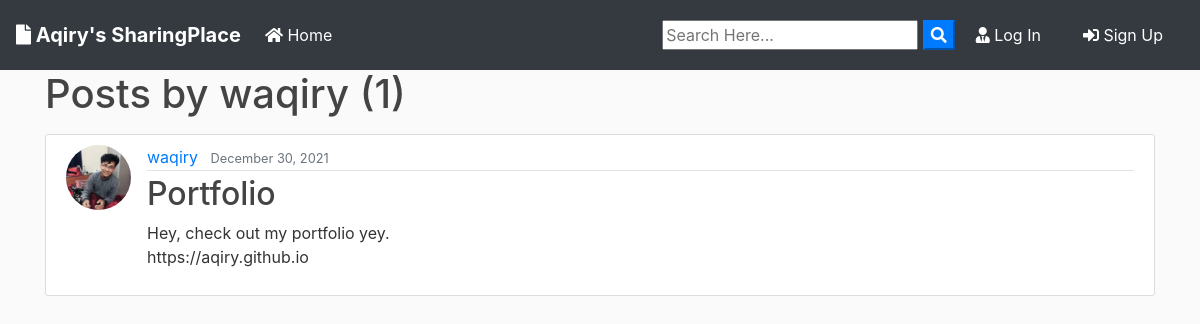
Page /user/waqiry on the committed database.
### blog/models.py (models this page shows, shortened)
class Post(models.Model):
	title = models.CharField(max_length=100)
	file = models.FileField(null=True,blank=True,upload_to='Files')
	content = models.TextField()
	date_posted = models.DateTimeField(default=timezone.now)
	author = models.ForeignKey(User, on_delete=models.CASCADE)

### users/models.py (models this page shows, shortened)
class Profile(models.Model):
    user = models.OneToOneField(User, on_delete=models.CASCADE)
    image = models.ImageField(default='default.jpg', upload_to='profile_pics')

### blog/views.py (the view)
# urls.py: path('user/<str:username>', UserPostListView.as_view(), name='user-posts'),
class UserPostListView(ListView):
    model = Post
    template_name = 'blog/user_posts.html'  # <app>/<model>_<viewtype>.html
    context_object_name = 'posts'
    paginate_by = 2
    def get_queryset(self):
        user = get_object_or_404(User, username=self.kwargs.get('username'))
        return Post.objects.filter(author=user).order_by('-date_posted')

### blog/templates/blog/user_posts.html (shortened to what this page needs)
{% extends "blog/base.html" %}
{% block content %}
    <h1 class="mb-3">Posts by {{ view.kwargs.username }} ({{ page_obj.paginator.count }})</h1>
    {% for post in posts %}
        <article class="media content-section">
          <img class="rounded-circle article-img" src="{{ post.author.profile.image.url }}">
          <div class="media-body">
            <div class="article-metadata">
              <a class="mr-2" href="{% url 'user-posts' post.author.username %}">{{ post.author }}</a>
              <small class="text-muted">{{ post.date_posted|date:"F d, Y" }}</small>
            </div>
            <h2><a class="article-title" href="{% url 'post-detail' post.id %}">{{ post.title }}</a></h2>
            <p class="article-content">{{ post.content }}</p>
          </div>
        </article>
    {% endfor %}
{% endblock content %}

### blog/static/blog/main.css (style rules this page uses)
body { background: #fafafa; color: #333333; margin-top: 0; }
h1, h2, h3, h4, h5, h6 { color: #444444; }
.content-section { background: #ffffff; padding: 10px 20px; border: 1px solid #dddddd; border-radius: 3px; margin-bottom: 20px; }
.article-title { color: #444444; }
.article-content { white-space: pre-line; }
.article-img { height: 65px; width: 65px; margin-right: 16px; }
.article-metadata { padding-bottom: 1px; margin-bottom: 4px; border-bottom: 1px solid #e3e3e3 }

### rows in the picture
Post: author.profile.image (picture), author "waqiry", date_posted "December 30, 2021", title "Portfolio", content "Hey, check out my portfolio yey. https://aqiry.github.io"

### other values in the picture
{{ view.kwargs.username }} "waqiry"
{{ page_obj.paginator.count }} "1"
